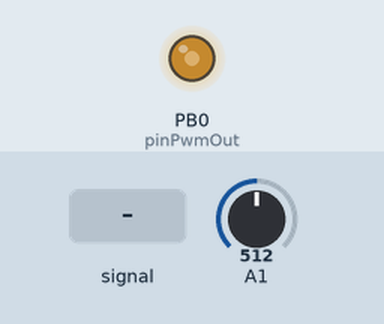
This sketch was run on a simulated ATtiny85, built with avr-gcc and run on an emulated ATtiny85. Shown: output pins drawn as LEDs (lit = HIGH). The inputs (shaded band) are chosen by the test bench; at power-on: A1 = 512.

Above: at 1.2 s.
1.3 s: A1 fed a 200 Hz sine of ±81 counts around its level
Timing chart, 0 to 3.3 s (numbered marks = the images above; inputs shaded):
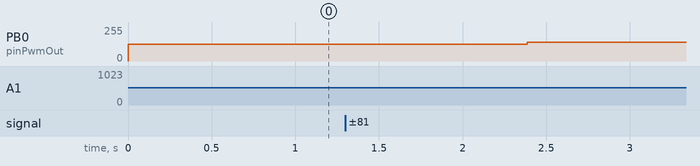

The sketch:

analog_in_pwm_out.ino
```cpp
// http://digistump.com/wiki/digispark/tutorials/basics#analog_writeaka_pwm
int pinPwmOut = 0; // P0 (0,1,4)
// http://digistump.com/wiki/digispark/tutorials/basics#analog_read
int pinAnalogIn = 1; //P2 (0->P5; 1->P2; 2->P4; 3->P3)

#include "DigiKeyboard.h"

void setup() {
  pinMode(pinPwmOut, OUTPUT);
}

// measure time of analogRead (108..224)
void loop_2() {
  uint32_t _min=-1,_max=0;

  for (int i = 0; i < 10000; i++) {
    uint32_t _m = micros();
    int v = analogRead(pinAnalogIn);
    //for (int j = 0; j < 1; j++) __asm__("nop\n\t");
    uint32_t r = micros() - _m;
    _min = min(_min, r);
    _max = max(_max, r);
  }

  DigiKeyboard.sendKeyStroke(0);
  DigiKeyboard.print("Min: "); DigiKeyboard.print(_min);
  DigiKeyboard.print("\tMax: "); DigiKeyboard.print(_max);
  DigiKeyboard.println();
}

int i = 0;
void loop() {
  int v = analogRead(pinAnalogIn);
  int r = map(v, 0, 1023, 0, 255);
  analogWrite(pinPwmOut, r);

  if (i++ >= 10000) {
    i = 0;
    DigiKeyboard.sendKeyStroke(0);
    DigiKeyboard.print("V: "); DigiKeyboard.println(v);
  }
}
```

Measured:
- after the input at 1.3 s, PB0 (pinPwmOut): 127/255 → 142/255 after 1.1 s
